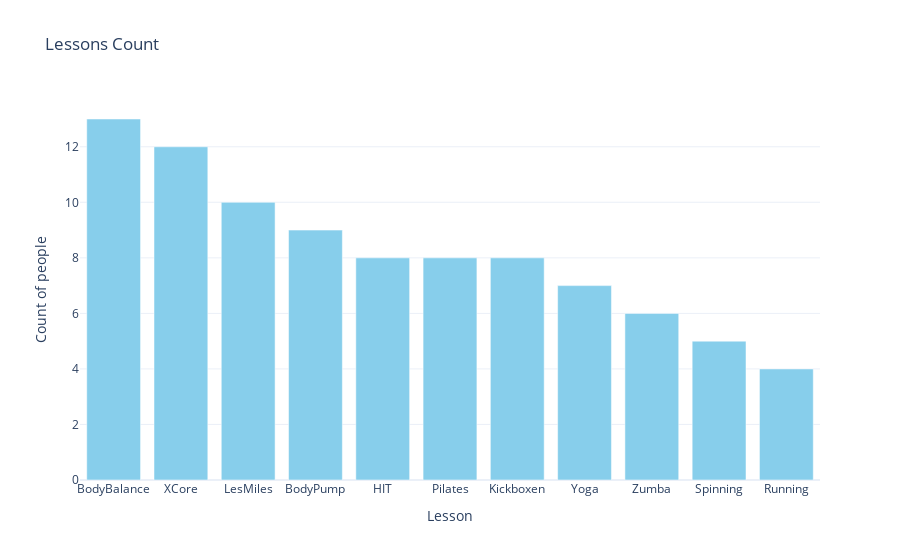

The cell this chart's notebook holds for it:
### Code cell
lessons_count=dict(Counter(lessons))
sorted_lessons_count = dict(sorted(lessons_count.items(), key=lambda item: item[1],reverse=True))

# Optional: Create a bar plot to visualize the results
import plotly.graph_objs as go

fig = go.Figure(data=[go.Bar(
    x=list(sorted_lessons_count.keys()),
    y=list(sorted_lessons_count.values()),
    marker_color='skyblue'
)])

fig.update_layout(
    title='Lessons Count',
    xaxis_title='Lesson',
    yaxis_title='Count of people',
    template='plotly_white'
)

fig.show()
fig.write_html("vis_15/Lessons_Count.html")

### Figure 1 — Plotly figure (JSON) as saved in the notebook; plotly's stock layout.template omitted (floating-point values rounded to 4 significant figures)
{"data": [{"marker": {"color": "skyblue"}, "type": "bar", "x": ["BodyBalance", "XCore", "LesMiles", "BodyPump", "HIT", "Pilates", "Kickboxen", "Yoga", "Zumba", "Spinning", "Running"], "y": [13, 12, 10, 9, 8, 8, 8, 7, 6, 5, 4]}], "layout": {"title": {"text": "Lessons Count"}, "xaxis": {"title": {"text": "Lesson"}}, "yaxis": {"title": {"text": "Count of people"}}}}
